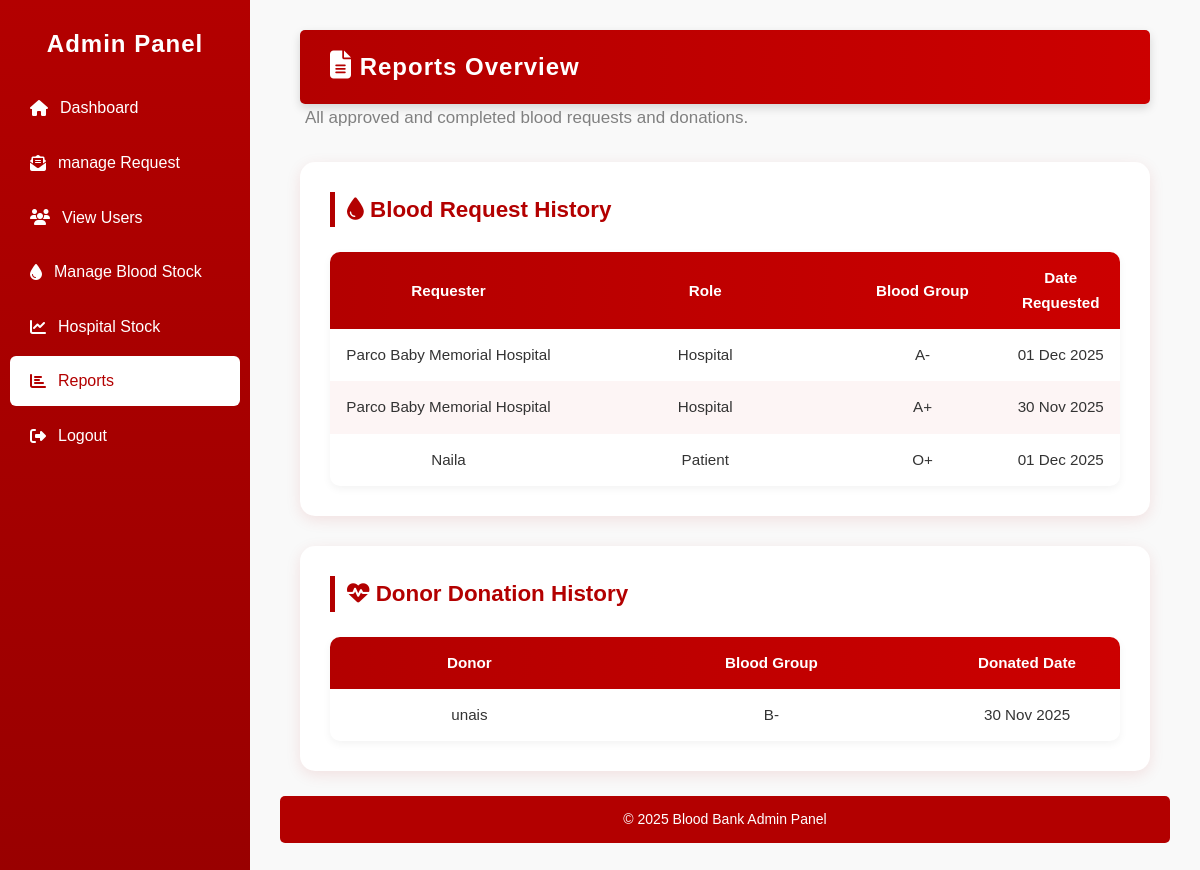
Page /view_reports/ (signed in) on the committed database.
### BB_app/models.py (models this page shows, shortened)
class BloodRequest(models.Model):
    hospital = models.ForeignKey(HospitalProfile, on_delete=models.CASCADE, related_name="blood_requests")
    blood_group = models.CharField(
        max_length=3,
        choices=[
            ('A+', 'A+'), ('A-', 'A-'),
            ('B+', 'B+'), ('B-', 'B-'),
            ('O+', 'O+'), ('O-', 'O-'),
            ('AB+', 'AB+'), ('AB-', 'AB-'),
        ]
    )
    units_requested = models.PositiveIntegerField()
    date_required = models.DateField()
    is_emergency = models.BooleanField(default=False)
    request_date = models.DateTimeField(auto_now_add=True)
    status_choices = [
        ('Pending', 'Pending'),
        ('Approved', 'Approved'),
        ('Rejected', 'Rejected'),
        ('Completed', 'Completed'),
        ('Expired', 'Expired'),
    ]
    status = models.CharField(max_length=10, choices=status_choices, default='Pending')

class HospitalProfile(models.Model):
    user = models.OneToOneField(User, on_delete=models.CASCADE)
    hospital_name = models.CharField(max_length=150)
    hospital_id = models.CharField(max_length=50)
    location = models.TextField()
    contact = models.CharField(max_length=15)
    email = models.EmailField()
    Hospital_Logo = models.ImageField(upload_to='hospital_logos/', blank=True, null=True)
    storage_capacity = models.PositiveIntegerField(default=0)
    requests = models.TextField(blank=True, null=True)
    license_upload = models.FileField(upload_to='hospital_licenses/', blank=True, null=True)

class PatientBloodRequest(models.Model):
    patient = models.ForeignKey(PatientProfile, on_delete=models.CASCADE)
    units_Requested = models.PositiveIntegerField()
    hospital_Name = models.CharField(max_length=40)
    date_Required = models.DateField()
    is_Emergency = models.BooleanField(default=False)
    request_date = models.DateTimeField(auto_now_add=True)
    status_choices = [('Pending','Pending'),('Approved','Approved'),('Rejected','Rejected'),('Completed', 'Completed'),('Expired', 'Expired'),]
    status = models.CharField(max_length=10, choices=status_choices, default='Pending')

class PatientProfile(models.Model):
    user = models.OneToOneField(User, on_delete=models.CASCADE)
    full_name = models.CharField(max_length=100)
    age = models.PositiveIntegerField()
    gender = models.CharField(max_length=10, choices=[('Male','Male'),('Female','Female'),('Other','Other')])
    blood_group = models.CharField(max_length=3, choices=[('A+','A+'),('A-','A-'),('B+','B+'),('B-','B-'),
                                                                 ('O+','O+'),('O-','O-'),('AB+','AB+'),('AB-','AB-')])
    contact_number = models.CharField(max_length=15)
    email = models.EmailField()
    address = models.TextField()
    hospital_name = models.CharField(max_length=100, blank=True, null=True)
    disease_condition = models.TextField(blank=True, null=True)
    notes = models.TextField(blank=True, null=True)
    prescription = models.FileField(upload_to='prescriptions/', blank=True, null=True)

class DonorAppointmentRequest(models.Model):
    donor = models.ForeignKey(User, on_delete=models.CASCADE)
    responses = models.JSONField()  # to store answers as JSON
    submitted_on = models.DateTimeField(auto_now_add=True)
    status = models.CharField(max_length=20, choices=[
        ('Pending', 'Pending'),
        ('Date Sent', 'Date Sent'),
        ('Accepted', 'Accepted'),
        ('Rejected', 'Rejected'),
        ('Donated', 'Donated'),
        ], default='Pending')
    remarks = models.TextField(blank=True, null=True)
    donation_date = models.DateField(blank=True, null=True)
    donation_time = models.TimeField(blank=True, null=True)

class DonorProfile(models.Model):
    user = models.OneToOneField(User, on_delete=models.CASCADE)
    full_name = models.CharField(max_length=100)
    age = models.PositiveIntegerField()
    gender = models.CharField(max_length=10, choices=[('Male','Male'),('Female','Female'),('Other','Other')])
    blood_group = models.CharField(max_length=3, choices=[('A+','A+'),('A-','A-'),('B+','B+'),('B-','B-'),
                                                          ('O+','O+'),('O-','O-'),('AB+','AB+'),('AB-','AB-')])
    address = models.TextField()
    contact_number = models.CharField(max_length=15)
    email = models.EmailField()
    profile_pic = models.ImageField(upload_to='donor_profiles/', blank=True, null=True)
    weight = models.FloatField()

### BB_app/views.py (the view)
# urls.py: path('view_reports/', views.view_reports, name='view_reports'),
@admin_required
def view_reports(request):
    hospital_reports = BloodRequest.objects.filter(status__in=['Approved', 'Completed']).order_by('-id')
    patient_reports = PatientBloodRequest.objects.filter(status__in=['Approved', 'Completed']).order_by('-id')
    donor_reports = DonorAppointmentRequest.objects.filter(status__in=['Accepted', 'Donated']).order_by('-id')
    context = {
        'hospital_reports': hospital_reports,
        'patient_reports': patient_reports,
        'donor_reports': donor_reports,
    }
    return render(request, 'view_reports.html', context)

### BB_app/views.py (called while the page is built)
def admin_required(view_func):
    return user_passes_test(lambda u: u.is_superuser, login_url='login')(view_func)

### BB_app/templates/view_reports.html (shortened to what this page needs)
{% extends 'admin_master.html' %}
{% block content %}
<div class="container mt-5">
    <div class="card shadow-lg p-4">
        <div class="dashboard-header mb-4 text-center">
            <h2><i class="fa fa-file-alt text-danger"></i> Reports Overview</h2>
        </div>
        <p class="text-muted">All approved and completed blood requests and donations.</p>
        <div class="hospital-stock-card fade-in">
            <h3 class="stock-title"><i class="fa fa-tint"></i> Blood Request History</h3>
            {% if hospital_reports or patient_reports %}
            <div class="table-responsive">
                <table class="table custom-table align-middle text-center">
                    <thead class="table-dark text-center">
                        <tr>
                            <th>Requester</th>
                            <th>Role</th>
                            <th>Blood Group</th>
                            <th>Date Requested</th>
                        </tr>
                    </thead>
                    <tbody>
                        {% for req in hospital_reports %}
                        <tr>
                            <td>{{ req.hospital.hospital_name }}</td>
                            <td>Hospital</td>
                            <td>{{ req.blood_group }}</td>
                            <td>{{ req.date_required|date:"d M Y" }}</td>
                        </tr>
                        {% endfor %}
                        {% for req in patient_reports %}
                        <tr>
                            <td>{{ req.patient.user.username }}</td>
                            <td>Patient</td>
                            <td>{{ req.patient.blood_group }}</td>
                            <td>{{ req.date_Required|date:"d M Y" }}</td>
                        </tr>
                        {% endfor %}
                    </tbody>
                </table>
            </div>
            {% else %}
            <p class="text-muted text-center">No hospital or patient requests found.</p>
            {% endif %}
        </div>
        <div class="hospital-stock-card fade-in">
            <h3 class="stock-title"><i class="fa fa-heartbeat"></i> Donor Donation History</h3>
            {% if donor_reports %}
            <div class="table-responsive">
                <table class="table custom-table align-middle text-center">
                    <thead class="table-dark text-center">
                        <tr>
                            <th>Donor</th>
                            <th>Blood Group</th>
                            <th>Donated Date</th>
                        </tr>
                    </thead>
                    <tbody>
                        {% for req in donor_reports %}
                        <tr>
                            <td>{{ req.donor.username }}</td>
                            <td>{{ req.donor.donorprofile.blood_group }}</td>
                            <td>{{ req.donation_date|date:"d M Y" }}</td>
                        </tr>
                        {% endfor %}
                    </tbody>
                </table>
            </div>
            {% else %}
            <p class="text-muted text-center">No donor history found.</p>
            {% endif %}
        </div>
    </div>
</div>
{% endblock %}

### BB_app/static/css/admin_dashboard.css (style rules this page uses)
* { margin: 0; padding: 0; box-sizing: border-box; font-family: "Poppins", sans-serif; }
body { background-color: #f9f9f9; color: #333; line-height: 1.6; scroll-behavior: smooth; }
.container { max-width: 1300px; margin: 0 auto; padding: 0 20px; width: 100%; }
.dashboard-header { background: linear-gradient(90deg, #b30000, #cc0000); color: #fff; padding: 18px 30px; border-radius: 5px; display: flex; justify-content: space-between; align-items: center; box-shadow: 0 4px 10px rgba(0, 0, 0, 0.15); }
.dashboard-header h2 { margin: 0; font-weight: 600; letter-spacing: 1px; }
.dashboard-header i { font-size: 28px; }
.hospital-stock-card { background: #fff; border-radius: 15px; padding: 30px; margin-top: 30px; box-shadow: 0 4px 15px rgba(179, 0, 0, 0.1); transition: transform 0.3s ease; margin-bottom: 25px; }
.stock-title { color: #b30000; font-weight: 700; margin-bottom: 25px; border-left: 5px solid #b30000; padding-left: 12px; font-size: 1.4rem; }
.custom-table { width: 100%; border-collapse: collapse; table-layout: fixed; border-radius: 10px; overflow: hidden; box-shadow: 0 3px 8px rgba(0, 0, 0, 0.05); }
.custom-table thead { background: linear-gradient(90deg, #b30000, #cc0000); color: white; font-weight: 600; }
.custom-table th, .custom-table td { padding: 14px 16px; vertical-align: middle; font-size: 0.95rem; text-align: center; word-wrap: break-word; }
.custom-table th:nth-child(1), .custom-table td:nth-child(1) { width: 30%; text-align: center; }
.custom-table th:nth-child(2), .custom-table td:nth-child(2) { width: 35%; text-align: center; }
.custom-table th:nth-child(3), .custom-table td:nth-child(3) { width: 20%; }
.custom-table th:nth-child(4), .custom-table td:nth-child(4) { width: 15%; }
.custom-table tbody tr:nth-child(even) { background-color: #fdf5f5; }
.text-muted { font-size: 17px; color: gray; margin-left: 5px; }

### rows in the picture
BloodRequest: hospital.hospital_name "Parco Baby Memorial Hospital", blood_group "A-", date_required "01 Dec 2025"
BloodRequest: hospital.hospital_name "Parco Baby Memorial Hospital", blood_group "A+", date_required "30 Nov 2025"
PatientBloodRequest: patient.user.username "Naila", patient.blood_group "O+", date_Required "01 Dec 2025"
DonorAppointmentRequest: donor.username "unais", donor.donorprofile.blood_group "B-", donation_date "30 Nov 2025"
